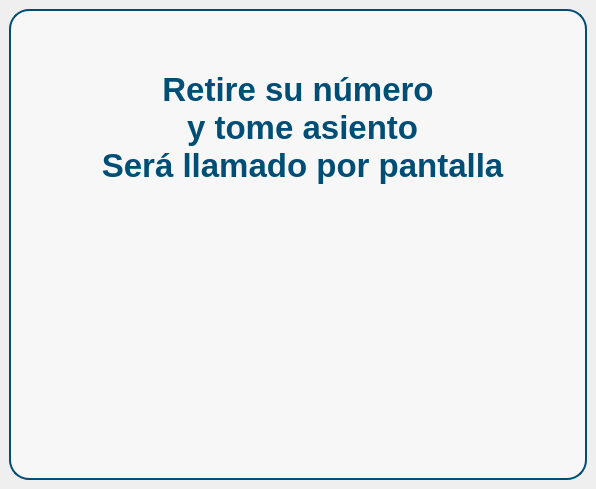
<?xml version="1.0" encoding="UTF-8"?>
<ui version="4.0">
 <class>MainWindow</class>
 <widget class="QMainWindow" name="MainWindow">
  <property name="geometry">
   <rect>
    <x>0</x>
    <y>0</y>
    <width>596</width>
    <height>489</height>
   </rect>
  </property>
  <property name="sizePolicy">
   <sizepolicy hsizetype="Fixed" vsizetype="Fixed">
    <horstretch>0</horstretch>
    <verstretch>0</verstretch>
   </sizepolicy>
  </property>
  <property name="windowTitle">
   <string>MainWindow</string>
  </property>
  <property name="styleSheet">
   <string notr="true">#fondo{
	border: 2px solid rgb(0, 78, 117);
	background-color: rgb(247, 247, 247);

	border-radius: 20px;
	
}

#texto{
	color: rgb(0, 78, 117);
}
</string>
  </property>
  <widget class="QWidget" name="centralwidget">
   <layout class="QVBoxLayout" name="verticalLayout">
    <item>
     <widget class="QWidget" name="fondo" native="true">
      <layout class="QVBoxLayout" name="verticalLayout_2">
       <property name="spacing">
        <number>0</number>
       </property>
       <property name="leftMargin">
        <number>0</number>
       </property>
       <property name="topMargin">
        <number>0</number>
       </property>
       <property name="rightMargin">
        <number>0</number>
       </property>
       <property name="bottomMargin">
        <number>0</number>
       </property>
       <item>
        <widget class="QWidget" name="widget_2" native="true">
         <layout class="QVBoxLayout" name="verticalLayout_3">
          <item>
           <widget class="QLabel" name="texto">
            <property name="font">
             <font>
              <pointsize>25</pointsize>
              <bold>true</bold>
             </font>
            </property>
            <property name="text">
             <string>Retire su número 
 y tome asiento 
 Será llamado por pantalla</string>
            </property>
            <property name="alignment">
             <set>Qt::AlignCenter</set>
            </property>
           </widget>
          </item>
         </layout>
        </widget>
       </item>
       <item>
        <widget class="QWidget" name="widget" native="true">
         <layout class="QVBoxLayout" name="verticalLayout_4">
          <item alignment="Qt::AlignHCenter">
           <widget class="QLabel" name="label">
            <property name="text">
             <string/>
            </property>
            <property name="pixmap">
             <pixmap resource="../src/resources.qrc">:/images/img/logo.jpeg</pixmap>
            </property>
            <property name="scaledContents">
             <bool>false</bool>
            </property>
           </widget>
          </item>
         </layout>
        </widget>
       </item>
      </layout>
     </widget>
    </item>
   </layout>
  </widget>
 </widget>
 <resources>
  <include location="../src/resources.qrc"/>
 </resources>
 <connections/>
</ui>
